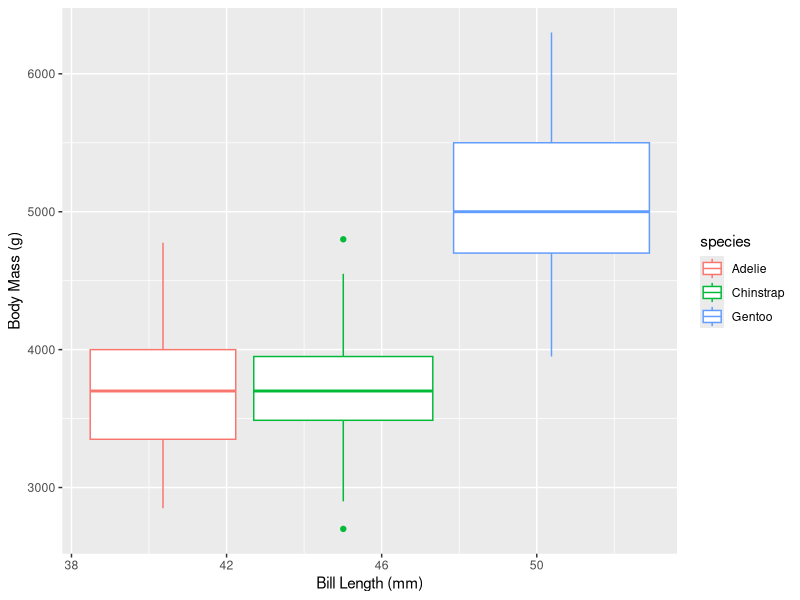

Write the R code that produced this figure.
## This R script is for TidyTuesdays No.1 Week3 ##
### Created by: Roshan Fallah ###
### Updated on: 2023-02-11 ###

#load libraries#
library(palmerpenguins)
library(tidyverse)
library(here)

###load data###
glimpse(penguins)

ggplot(data=penguins,
       mapping = aes(x = bill_length_mm,
                     y = body_mass_g,
                     group = species,
                     color = species))+
  geom_boxplot()+
  labs(x = "Bill Length (mm)",
       y = "Body Mass (g)"
  )
  